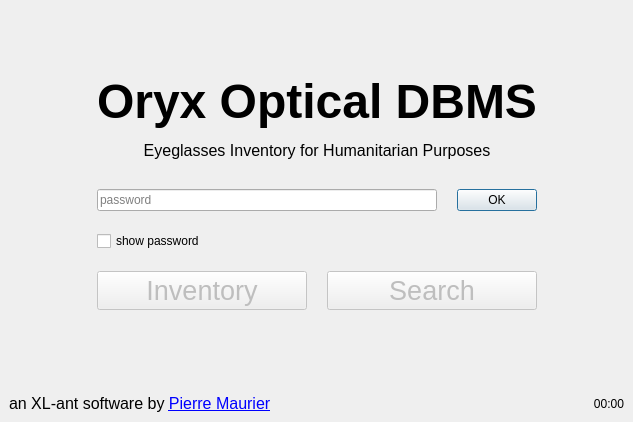
<?xml version="1.0" encoding="UTF-8"?>
<ui version="4.0">
 <class>MainWindow</class>
 <widget class="QMainWindow" name="MainWindow">
  <property name="geometry">
   <rect>
    <x>0</x>
    <y>0</y>
    <width>633</width>
    <height>422</height>
   </rect>
  </property>
  <property name="windowTitle">
   <string>Oryx</string>
  </property>
  <property name="windowIcon">
   <iconset>
    <normaloff>glasses.ico</normaloff>glasses.ico</iconset>
  </property>
  <widget class="QWidget" name="centralwidget">
   <layout class="QGridLayout" name="gridLayout">
    <item row="0" column="0">
     <layout class="QGridLayout" name="gridLayout_2">
      <property name="spacing">
       <number>20</number>
      </property>
      <item row="3" column="2">
       <widget class="QPushButton" name="searchButton">
        <property name="enabled">
         <bool>false</bool>
        </property>
        <property name="font">
         <font>
          <pointsize>20</pointsize>
         </font>
        </property>
        <property name="text">
         <string>Search</string>
        </property>
        <property name="autoDefault">
         <bool>true</bool>
        </property>
       </widget>
      </item>
      <item row="4" column="2">
       <spacer name="verticalSpacer_2">
        <property name="orientation">
         <enum>Qt::Vertical</enum>
        </property>
        <property name="sizeHint" stdset="0">
         <size>
          <width>20</width>
          <height>40</height>
         </size>
        </property>
       </spacer>
      </item>
      <item row="4" column="3">
       <spacer name="horizontalSpacer_2">
        <property name="orientation">
         <enum>Qt::Horizontal</enum>
        </property>
        <property name="sizeHint" stdset="0">
         <size>
          <width>40</width>
          <height>20</height>
         </size>
        </property>
       </spacer>
      </item>
      <item row="0" column="1">
       <spacer name="verticalSpacer">
        <property name="orientation">
         <enum>Qt::Vertical</enum>
        </property>
        <property name="sizeHint" stdset="0">
         <size>
          <width>20</width>
          <height>40</height>
         </size>
        </property>
       </spacer>
      </item>
      <item row="1" column="1" colspan="2">
       <widget class="QLabel" name="label">
        <property name="sizePolicy">
         <sizepolicy hsizetype="MinimumExpanding" vsizetype="MinimumExpanding">
          <horstretch>0</horstretch>
          <verstretch>0</verstretch>
         </sizepolicy>
        </property>
        <property name="font">
         <font>
          <stylestrategy>PreferDefault</stylestrategy>
         </font>
        </property>
        <property name="text">
         <string>&lt;html&gt;&lt;head/&gt;&lt;body&gt;&lt;p align=&quot;center&quot;&gt;&lt;span style=&quot; font-size:36pt; font-weight:600;&quot;&gt;Oryx Optical DBMS&lt;/span&gt;&lt;/p&gt;&lt;p align=&quot;center&quot;&gt;&lt;span style=&quot; font-size:12pt;&quot;&gt;Eyeglasses Inventory for Humanitarian Purposes&lt;/span&gt;&lt;/p&gt;&lt;/body&gt;&lt;/html&gt;</string>
        </property>
       </widget>
      </item>
      <item row="0" column="0">
       <spacer name="horizontalSpacer">
        <property name="orientation">
         <enum>Qt::Horizontal</enum>
        </property>
        <property name="sizeHint" stdset="0">
         <size>
          <width>40</width>
          <height>20</height>
         </size>
        </property>
       </spacer>
      </item>
      <item row="3" column="1">
       <widget class="QPushButton" name="inventoryButton">
        <property name="enabled">
         <bool>false</bool>
        </property>
        <property name="font">
         <font>
          <pointsize>20</pointsize>
         </font>
        </property>
        <property name="text">
         <string>Inventory</string>
        </property>
        <property name="autoDefault">
         <bool>true</bool>
        </property>
       </widget>
      </item>
      <item row="2" column="1" colspan="2">
       <layout class="QGridLayout" name="gridLayout_3">
        <property name="topMargin">
         <number>9</number>
        </property>
        <item row="0" column="1">
         <widget class="QPushButton" name="passwordButton">
          <property name="text">
           <string>OK</string>
          </property>
          <property name="default">
           <bool>true</bool>
          </property>
         </widget>
        </item>
        <item row="0" column="0">
         <widget class="QLineEdit" name="passwordEdit">
          <property name="echoMode">
           <enum>QLineEdit::Password</enum>
          </property>
          <property name="placeholderText">
           <string>password</string>
          </property>
         </widget>
        </item>
        <item row="1" column="0">
         <widget class="QCheckBox" name="showPasswordCheckBox">
          <property name="text">
           <string>show password</string>
          </property>
         </widget>
        </item>
       </layout>
      </item>
      <item row="5" column="0" colspan="3">
       <widget class="QLabel" name="label_3">
        <property name="font">
         <font>
          <pointsize>12</pointsize>
         </font>
        </property>
        <property name="text">
         <string>&lt;html&gt;&lt;head/&gt;&lt;body&gt;&lt;p&gt;an XL-ant software by &lt;a href=&quot;mailto:pierre.maurier@gadz.org?subject=Support%20Oryx&quot;&gt;&lt;span style=&quot; text-decoration: underline; color:#0000ff;&quot;&gt;Pierre Maurier&lt;/span&gt;&lt;/a&gt;&lt;/p&gt;&lt;/body&gt;&lt;/html&gt;</string>
        </property>
        <property name="openExternalLinks">
         <bool>true</bool>
        </property>
       </widget>
      </item>
      <item row="5" column="3">
       <widget class="QLabel" name="timerLabel">
        <property name="text">
         <string>00:00</string>
        </property>
        <property name="alignment">
         <set>Qt::AlignRight|Qt::AlignTrailing|Qt::AlignVCenter</set>
        </property>
       </widget>
      </item>
     </layout>
    </item>
   </layout>
  </widget>
 </widget>
 <tabstops>
  <tabstop>passwordEdit</tabstop>
  <tabstop>passwordButton</tabstop>
  <tabstop>inventoryButton</tabstop>
  <tabstop>searchButton</tabstop>
 </tabstops>
 <resources/>
 <connections/>
</ui>
